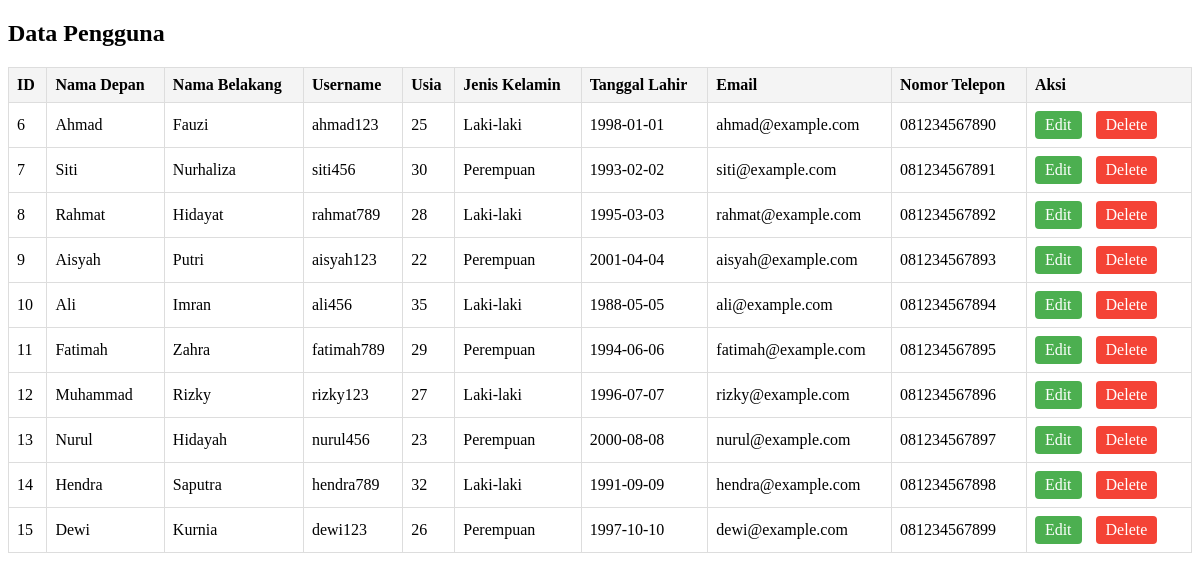
Before: /page-admin/view.php with the older database file.
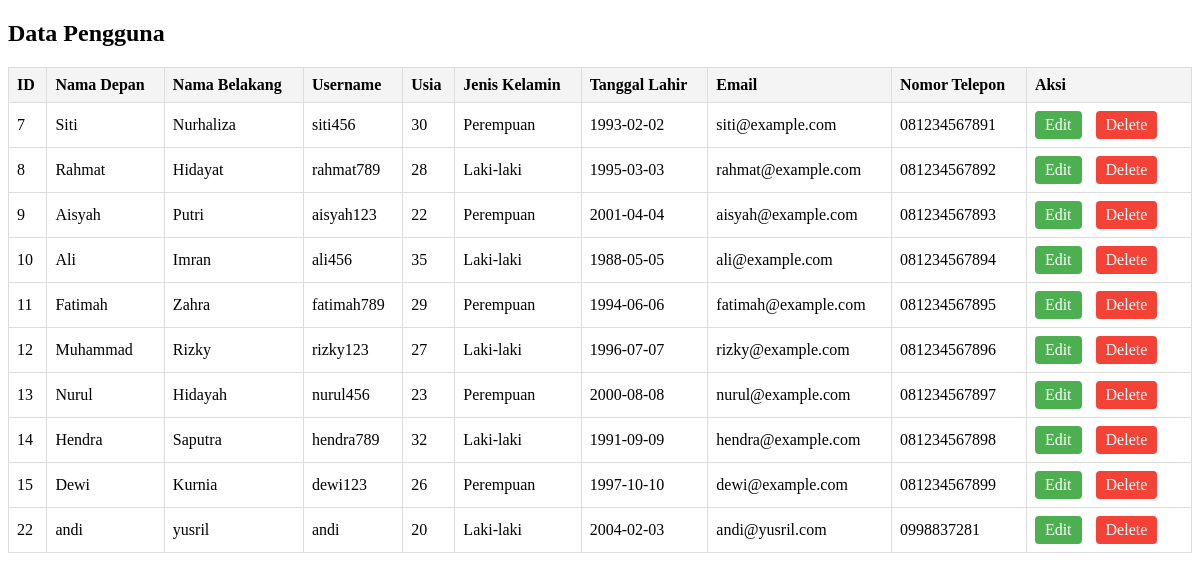
After: the same page with the newer database file.
### tables this page shows
CREATE TABLE `users` (
  `id` int(11) NOT NULL,
  `first_name` varchar(50) NOT NULL,
  `last_name` varchar(50) NOT NULL,
  `username` varchar(50) NOT NULL,
  `password` varchar(255) NOT NULL,
  `age` int(3) NOT NULL,
  `gender` varchar(10) NOT NULL,
  `birth_date` date NOT NULL,
  `email` varchar(100) NOT NULL,
  `phone` varchar(15) NOT NULL,
  `role` varchar(10) NOT NULL DEFAULT 'user'
);

### page-admin/view.php (the view, shortened to what this page needs)
<?php
include "../conn/conn.php";
$result = $conn->query("SELECT * FROM users WHERE role='user'");
?>
<!DOCTYPE html>
<html>
<head>
</head>
<body>
<h2>Data Pengguna</h2>
<table>
    <tr>
        <th>ID</th>
        <th>Nama Depan</th>
        <th>Nama Belakang</th>
        <th>Username</th>
        <th>Usia</th>
        <th>Jenis Kelamin</th>
        <th>Tanggal Lahir</th>
        <th>Email</th>
        <th>Nomor Telepon</th>
        <th>Aksi</th>
    </tr>
    <?php while ($row = $result->fetch_assoc()): ?>
        <tr>
            <td><?php echo $row['id']; ?></td>
            <td><?php echo $row['first_name']; ?></td>
            <td><?php echo $row['last_name']; ?></td>
            <td><?php echo $row['username']; ?></td>
            <td><?php echo $row['age']; ?></td>
            <td><?php echo $row['gender']; ?></td>
            <td><?php echo $row['birth_date']; ?></td>
            <td><?php echo $row['email']; ?></td>
            <td><?php echo $row['phone']; ?></td>
            <td>
    <a class="edit" href="admin_dashboard.php?module=edit&id=<?php echo $row['id']; ?>">Edit</a>
    <a class="delete" href="admin_dashboard.php?module=view&delete_id=<?php echo $row['id']; ?>" onclick="return confirm('Yakin ingin menghapus data ini?')">Delete</a>
            </td>
        </tr>
    <?php endwhile; ?>
</table>
</body>
</html>

Changed rows visible on the page:
removed users: id "6", first_name "Ahmad", last_name "Fauzi", username "ahmad123", age "25", gender "Laki-laki", birth_date "1998-01-01", email "ahmad@example.com", phone "081234567890"
added users: id "22", first_name "andi", last_name "yusril", username "andi", age "20", gender "Laki-laki", birth_date "2004-02-03", email "andi@yusril.com", phone "0998837281"
